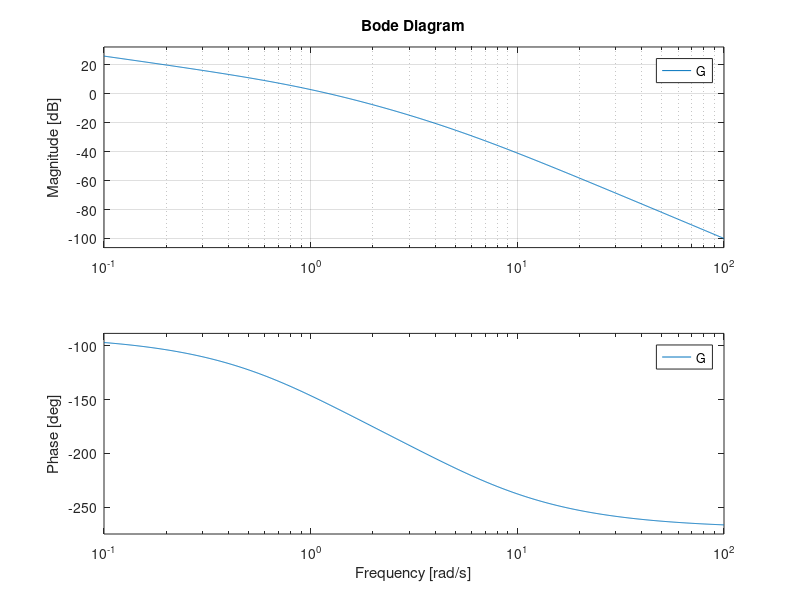

MATLAB code to generate this figure:
% clear everything
close all
clear all
clc

% Example Transfer Function: G(s) = 10/s(s+1)(s+5)

% Numerator
num = [10];
% Denominator
den = [1 6 5 0];

% Transfer Function
G = tf(num, den)

% Plot Frequency Response
bode(G), grid 